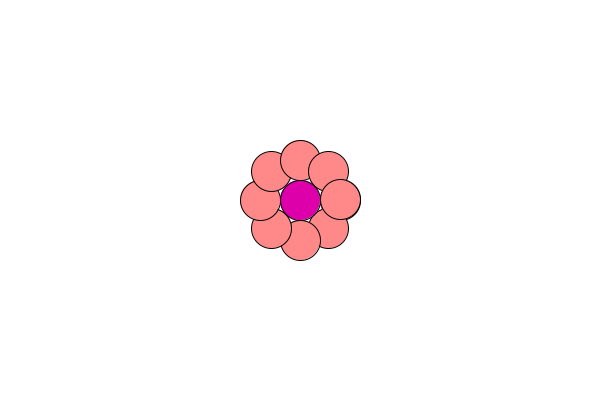
Frame 1 (no input)
Frame 60 (the mouse pressed at the canvas centre just before this capture): identical to frame 1, image omitted
Frame 120 (the mouse held since frame 60 and released just before this capture): identical to frame 1, image omitted

The Processing sketch that drew this single still picture (run headless with seeded random() and noise(); from frame 60 on, the mouse is pressed at the canvas centre):

// Processing sketch: main
// ── main.pde



// Flower myFlower;
Flower[] flowers = new Flower[1];// = new Flower();
// ArrayList flowers = new ArrayList();
void drawFlower(int radius, float ballX, float ballY, color petalColor, color midColor, int petals, float middleMultiplier) {
        fill(petalColor);
        for (float i=0; i<PI*2; i+=2*PI/petals) {
                float petalX = ballX + radius*cos(i);
                float petalY = ballY + radius*sin(i);
                //ballX=width/2 + r*cos(i);
                //ballY=height/2 + r*sin(i);
                ellipse(petalX, petalY, radius, radius);
        }
        fill(midColor);
        ellipse(ballX, ballY, radius*middleMultiplier, radius*middleMultiplier);
};
void setup() {
        size(600, 400);
        background(#FFFFFF);
        //drawFlower(40, width/2, height/2, #FF8888, #DDAAAA, 8, 1.2);
        //drawFlower(40, width/4*1, height/4*1, #FF8888, #DDBB02, 18, 1.8);
        //drawFlower(60, width/4*3, height/4*3, #FF0088, #DDBB02, 18, 1.2);
        //drawFlower(60, width/4*1, height/4*3, #FF0088, #A5BB02, 3, 1.5);
        //drawFlower(60, width/4*1, height/4*3, #FF0088, #A5BB02, 3, 1.9);
        //drawFlower(60, width/4*3, height/4*1, #F10081, #A5B802, 3, 1.123);
        flowers[0] = new Flower();
        // flowers = append(flowers, myFlower);
        // flowers[1] = new Flower();
        flowers[0].init(40, width/2, height/2, #FF8888, #DD00AA, 8);
        // flowers[1].init(40, width/4, height/4, #FF8888, #DD00AA, 8);
        //myFlower.move(1., 2.);
}

void draw() {
        background(#FFFFFF);
        for (int i = 0; i < flowers.length; i = i +1 ) {
                // println("whoo", i, flowers.length);
                flowers[i].display();
        flowers[i].move();
        }
        
}

void mouseClicked() {
        // for (int i = 0; i < flowers.length; i = i+1) {
        //         if (dist(flowers[i].x,flowers[i].y, mouseX, mouseY) > flowers[i].radius) {
        //                 println("YAY CLICJK");
        //                 // sling = true;
        //                 line(flowers[i].x,flowers[i].y,mouseX, mouseY);
        //         }
        // }

        for (int i = 0; i < flowers.length; i = i +1 ) {
                if (dist(flowers[i].x,flowers[i].y, mouseX, mouseY) > flowers[i].radius) {
                        // println("whoo", i, flowers.length);
                        flowers[i].clicked = true;
                        // line(flowers[i].x,flowers[i].y,mouseX, mouseY);
                }


        }
}

// ── FlowerClass.pde
class Flower {
int radius;
float x;
float y;
color petalColor;
color midColor;
int petals;
Flower() {
}
void init(  int tempRadius, float tempX, float tempY, color tempPetalColor, color tempMidColor, int tempPetals) {
        radius = tempRadius;
        x = tempX;
        y = tempY;
        petalColor = tempPetalColor;
        midColor = tempMidColor;
        petals = tempPetals;
}
void display() {
        fill(petalColor);
        for (float i=0; i<PI*2; i+=2*PI/petals) {
                // float petalX = x + 20 + radius*cos(i);
                float petalX = x + radius*cos(i);
                float petalY = y + radius*sin(i);
                //ballX=width/2 + r*cos(i);
                //ballY=height/2 + r*sin(i);
                ellipse(petalX, petalY, radius, radius);
        }
        fill(midColor);
        ellipse(x, y, radius, radius);
        drawSling();
}
void bounce() {
}
float xVel, yVel;
void move(float tempxVel, float tempyVel) {
        xVel = tempxVel;
        yVel = tempyVel;
        println();
        this.boundary();
}
void move() {
        x += xVel;
        y += yVel;
        this.boundary();
}
void boundary() {
        if (x >= width || x < 0) {
                xVel = xVel * -1;
                println("X out!");
        }
        if (y >= height || y < 0) {
                yVel = yVel * -1;
                println("y out!");
        }
}
void mouseClicked() {

}
boolean clicked;
void drawSling() {
        if (clicked) {
                // line
                line(x,y,mouseX, mouseY);
        }
}
}

// ── PetalsClass.pde
//class Petals {
//  int petals;
//  Petals(int nPetals){

//  }
//  void display() {
//    fill(petalColor);
//    for (float i=0; i<PI*2; i+=2*PI/petals) {
//            // float petalX = x + 20 + radius*cos(i);
//            float petalX = x + radius*cos(i);
//            float petalY = y + radius*sin(i);
//            //ballX=width/2 + r*cos(i);
//            //ballY=height/2 + r*sin(i);
//            ellipse(petalX, petalY, radius, radius);
//    }
//  }
//}

//class Sling {
//  int centerX, centerY;
//  void display() {
//    line;
//  }
//}

// ── fixed.pde
//class Flower2 {
//  int radius;
//  float x;
//  float y;
//  color petalColor;
//  color midColor;
//  int petals;
//  Flower() {
//  }
//  void init(  int tempRadius, float tempX, float tempY, color tempPetalColor, color tempMidColor, int tempPetals) {
//    radius = tempRadius;
//    x = tempX;
//    y = tempY;
//    petalColor = tempPetalColor;
//    midColor = tempMidColor;
//    petals = tempPetals;
//  }
//  void display() {
//    fill(petalColor);
//    for (float i=0; i<PI*2; i+=2*PI/petals) {
//      float petalX = x + radius*cos(i);
//      float petalY = y + radius*sin(i);
//      ellipse(petalX, petalY, radius, radius);
//    }
//    fill(midColor);
//    ellipse(x, y, radius, radius);
//    drawSling();
//  }
//  void drawSling() {
//    if (clicked) {
//      line(x, y, mouseX, mouseY);
//      float deg, hypo, adj, opp, sine;
//      adj = mouseY - this.y;
//      hypo = dist(this.x, this.y, mouseX, mouseY); // radius
//      deg = adj/hypo;
//      opp =  mouseX - this.x;
//      sine = opp/hypo;
//      String infoString = "sine: " + sine + "deg:" + deg ;
//      text(infoString, height/2, width/2);
//      if (clicked && !mousePressed) {
//        clicked = false;
//        this.move(sine, deg, 2);
//      }
//    } else
//      if (mousePressed == true && dist(this.x, this.y, mouseX, mouseY) > this.radius) {
//        // line
//        println("clicked!");
//        this.clicked = true;
//        // if (dist(flowers[i].x,flowers[i].y, mouseX, mouseY) > flowers[i].radius) {
//      }
//  }
//}
